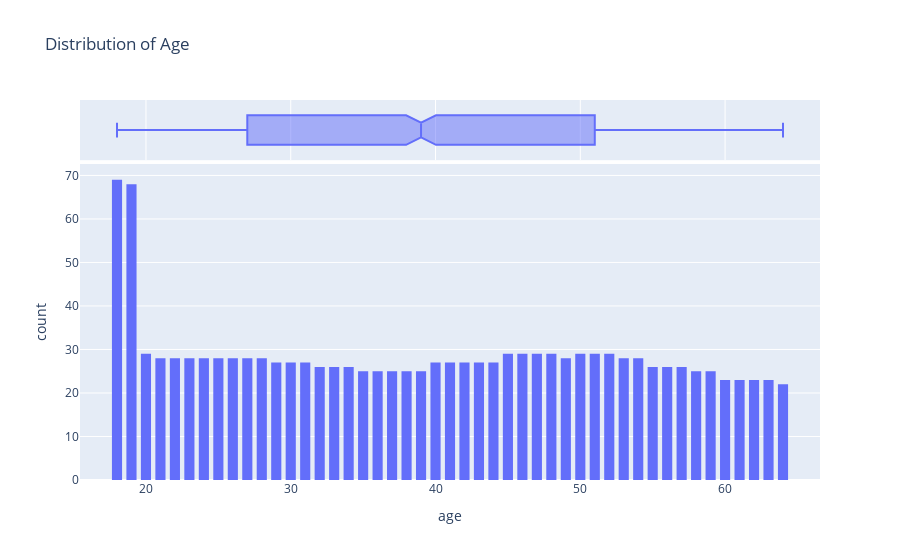

This figure's notebook cell:
### Code cell
## plotting age info
import nbformat
medical_df.age.describe()
fig=px.histogram(medical_df,x='age',
                 marginal='box',
                 nbins=47,
                 title='Distribution of Age')
fig.update_layout(bargap=0.3)
fig.show()

### Figure 1 — Plotly figure (JSON) as saved in the notebook; plotly's stock layout.template omitted (floating-point values rounded to 4 significant figures; data arrays with more than 128 entries replaced by an {"elided": "..."} marker saying what was removed)
{"data": [{"alignmentgroup": "True", "bingroup": "x", "hovertemplate": "age=%{x}<br>count=%{y}<extra></extra>", "legendgroup": "", "marker": {"color": "#636efa", "pattern": {"shape": ""}}, "name": "", "nbinsx": 47, "offsetgroup": "", "orientation": "v", "showlegend": false, "type": "histogram", "x": {"elided": "1338 int values"}, "xaxis": "x", "yaxis": "y"}, {"alignmentgroup": "True", "hovertemplate": "age=%{x}<extra></extra>", "legendgroup": "", "marker": {"color": "#636efa"}, "name": "", "notched": true, "offsetgroup": "", "showlegend": false, "type": "box", "x": {"elided": "1338 int values"}, "xaxis": "x2", "yaxis": "y2"}], "layout": {"bargap": 0.3, "barmode": "relative", "legend": {"tracegroupgap": 0}, "title": {"text": "Distribution of Age"}, "xaxis": {"anchor": "y", "domain": [0, 1], "title": {"text": "age"}}, "xaxis2": {"anchor": "y2", "domain": [0, 1], "matches": "x", "showgrid": true, "showticklabels": false}, "yaxis": {"anchor": "x", "domain": [0, 0.8316], "title": {"text": "count"}}, "yaxis2": {"anchor": "x2", "domain": [0.8416, 1], "matches": "y2", "showgrid": false, "showline": false, "showticklabels": false, "ticks": ""}}}
